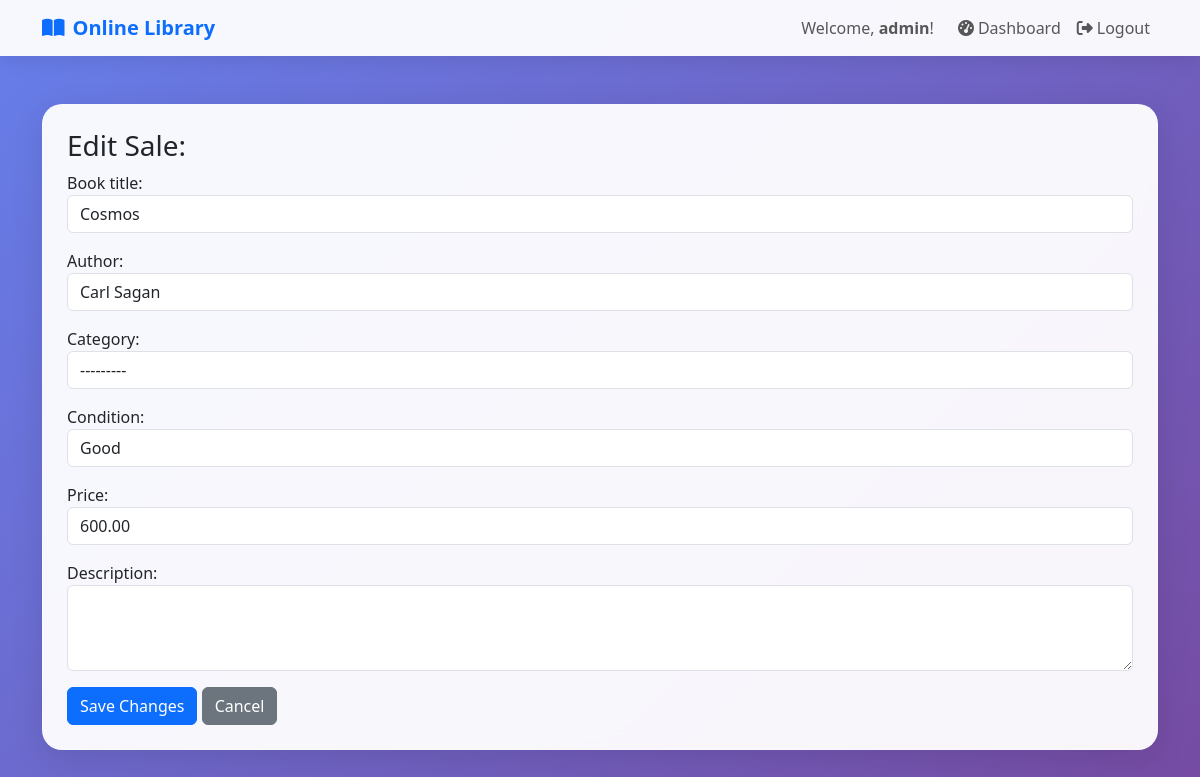
Screenshot of /sales/edit/2/ (signed in) with the database file from the repository.
### catalog/models.py (models this page shows, shortened)
class CustomUser(AbstractUser):
    ROLE_CHOICES = (
        ('admin', 'Admin'),
        ('user', 'User'),
    )
    role = models.CharField(max_length=10, choices=ROLE_CHOICES, default='user')

class Sale(models.Model):
    STATUS_CHOICES = (
        ('pending', 'Pending'),
        ('approved', 'Approved'),
        ('rejected', 'Rejected'),
        ('sold', 'Sold'),
    )
    user = models.ForeignKey(settings.AUTH_USER_MODEL, on_delete=models.CASCADE)
    book_title = models.CharField(max_length=255)
    author = models.CharField(max_length=255)
    category = models.ForeignKey(Category, on_delete=models.SET_NULL, null=True, blank=True)
    condition = models.CharField(max_length=100, default="Good")
    description = models.TextField(blank=True, null=True)
    price = models.DecimalField(max_digits=8, decimal_places=2)
    status = models.CharField(max_length=10, choices=STATUS_CHOICES, default='pending')
    created_at = models.DateTimeField(auto_now_add=True)
    updated_at = models.DateTimeField(auto_now=True)

### catalog/views.py (the view)
# urls.py: path("sales/edit/<int:sale_id>/", views.edit_sale, name="edit_sale"),
@login_required
def edit_sale(request, sale_id):
    sale = get_object_or_404(Sale, id=sale_id)
    if not request.user.is_superuser and getattr(request.user, 'role', '') != 'admin' and sale.user != request.user:
        messages.error(request, "You don't have permission to edit this sale.")
        return redirect('dashboard')
    if request.method == 'POST':
        form = SaleForm(request.POST, instance=sale)
        if form.is_valid():
            updated_sale = form.save(commit=False)
            if sale.status != 'pending':
                updated_sale.status = 'pending'
            updated_sale.save()
            messages.success(request, f"Sale for '{sale.book.title}' updated successfully.")
            return redirect('sale_list')
    else:
        form = SaleForm(instance=sale)
    return render(request, 'catalog/edit_sale.html', {'form': form, 'sale': sale})

### catalog/forms.py
class SaleForm(forms.ModelForm):
    class Meta:
        model = Sale
        fields = ['book_title', 'author', 'category', 'condition', 'price', 'description']
        widgets = {
            'book_title': forms.TextInput(attrs={'class': 'form-control'}),
            'author': forms.TextInput(attrs={'class': 'form-control'}),
            'category': forms.Select(attrs={'class': 'form-control'}),
            'condition': forms.TextInput(attrs={'class': 'form-control'}),
            'price': forms.NumberInput(attrs={'class': 'form-control', 'step': '0.01'}),
            'description': forms.Textarea(attrs={'class': 'form-control', 'rows': 3}),
        }

### catalog/models.py (called while the page is built)
    def __str__(self):
        return self.name

### templates/catalog/edit_sale.html (shortened to what this page needs)
{% extends "catalog/base.html" %}
{% block content %}
<div class="container py-5">
    <div class="glass-card p-4">
        <h3>Edit Sale: {{ sale.book.title }}</h3>
        <form method="post">
            {{ form.as_p }}
            <button type="submit" class="btn btn-primary">Save Changes</button>
            <a href="javascript:history.back()" class="btn btn-secondary">Cancel</a>
        </form>
    </div>
</div>
{% endblock %}

### templates/catalog/base.html (shortened to what this page needs)
{% load static %}
<!DOCTYPE html>
<html lang="en">
<head>
    <link href="https://cdn.jsdelivr.net/npm/bootstrap@5.3.2/dist/css/bootstrap.min.css" rel="stylesheet">
    <link href="https://cdnjs.cloudflare.com/ajax/libs/font-awesome/6.4.0/css/all.min.css" rel="stylesheet">
</head>
<body>
    <nav class="navbar navbar-expand-lg navbar-light nav-glass">
        <div class="container">
            <a class="navbar-brand fw-bold text-primary" href="{% url 'home' %}">
                <i class="fas fa-book-open me-2"></i>Online Library
            </a>
            <div class="navbar-nav ms-auto">
                {% if user.is_authenticated %}
                    <span class="navbar-text me-3">Welcome, <strong>{{ user.username }}</strong>!</span>
                    <a class="nav-link" href="{% url 'dashboard' %}"><i class="fas fa-tachometer-alt me-1"></i>Dashboard</a>
                <form method="post" action="{% url 'logout' %}" class="d-inline">
                    <button type="submit" class="nav-link btn btn-link" style="border: none; background: none; cursor: pointer;">
                        <i class="fas fa-sign-out-alt me-1"></i>Logout
                    </button>
                </form>
                {% else %}
                    <a class="nav-link" href="{% url 'login' %}"><i class="fas fa-sign-in-alt me-1"></i>Login</a>
                    <a class="nav-link" href="{% url 'register' %}"><i class="fas fa-user-plus me-1"></i>Register</a>
                {% endif %}
            </div>
        </div>
    </nav>
    {% block content %}{% endblock %}
</body>
</html>

### templates/catalog/base.html (style rules this page uses)
:root { --primary: #2c3e50; --secondary: #3498db; --success: #27ae60; --warning: #f39c12; --danger: #e74c3c; --light: #ecf0f1; --dark: #2c3e50; }
body { font-family: 'Segoe UI', Tahoma, Geneva, Verdana, sans-serif; background: linear-gradient(135deg, #667eea 0%, #764ba2 100%); min-height: 100vh; }
.glass-card { background: rgba(255, 255, 255, 0.95); backdrop-filter: blur(10px); border-radius: 20px; border: 1px solid rgba(255, 255, 255, 0.2); box-shadow: 0 8px 32px rgba(0, 0, 0, 0.1); }
.nav-glass { background: rgba(255, 255, 255, 0.95) !important; backdrop-filter: blur(10px); box-shadow: 0 2px 20px rgba(0, 0, 0, 0.1); }

### rows the page displays
CustomUser: username "admin"
Sale: book_title "Cosmos", author "Carl Sagan", category "---------", condition "Good", price "600.00"
